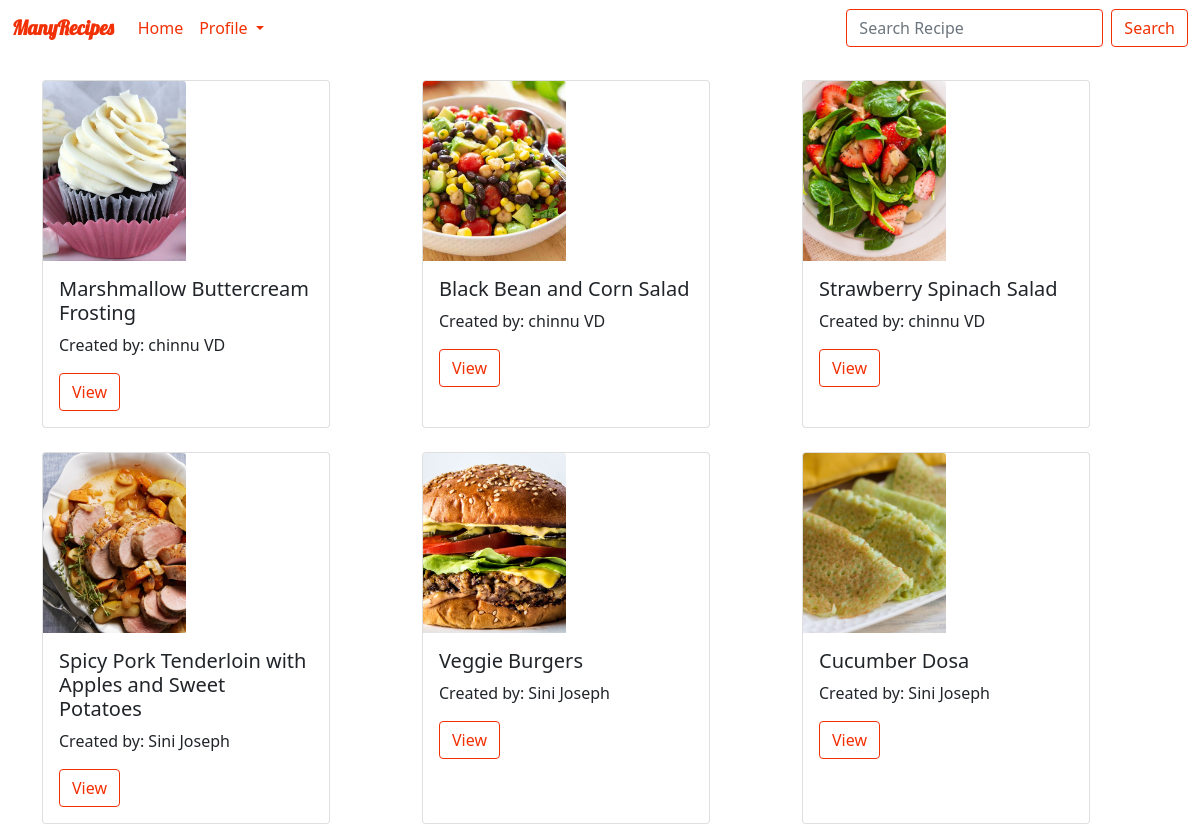
Screenshot of /users/home (signed in) with the database file from the repository.
### recipes/models.py (models this page shows, shortened)
class recipe(models.Model):
    recipe_name = models.CharField(max_length=120)
    ingredient = models.CharField(max_length=600)
    category = models.CharField(max_length=120)
    recipe_pic = models.ImageField(upload_to="images")
    How_to_make = models.CharField(max_length=600)
    created_by = models.ForeignKey(to=User,on_delete=models.CASCADE)

### users/views.py (the view)
# urls.py: path('home',views.UserHome.as_view(),name="userhome"),
class UserHome(TemplateView):
    model = Profile
    template_name = 'home/home.html'
    context = {}
    def get_object(self,user):
        return Profile.objects.get(user=user)
    def get(self,request,*args,**kwargs):
        user = request.user.id
        if user:
            data = recipe.objects.filter(~Q(created_by=user))
            self.context['data'] = data
            try:
                profile = self.get_object(user)
                self.context['profile'] = 'pro_exist'
                return render(request,self.template_name,self.context)
            except Exception:
                return render(request,self.template_name, self.context)
        return redirect('home')

### home/templates/home/home.html (shortened to what this page needs)
<!DOCTYPE html>
<html lang="en">
<head>
    <link href="https://cdn.jsdelivr.net/npm/bootstrap@5.0.0-beta3/dist/css/bootstrap.min.css" rel="stylesheet">
    {% load static %}
    <link rel="stylesheet" href="{% static 'home/css/home.css' %}">
</head>
<body>
{% include 'home/nav.html' %}
{% include 'home/card.html' %}
</body>
</html>

### home/templates/home/card.html
<div class="container">
  <div class="row row-cols-1 row-cols-md-3 g-4">
  {% for obj in data %}
    {% if obj.created_by == request.user %}
      <div class="col-3">
        <div class="card h-100" style="width: 18rem;">
          <img src="/{{obj.recipe_pic}}" class="card-img-top" alt="...">
          <div class="card-body">
            <h5 class="card-title">{{obj.recipe_name}}</h5>
            <p class="card-text">Created by: {{obj.created_by.first_name}} {{obj.created_by.last_name}}</p>
            <a href="{% url 'viewrecipe' obj.pk %}" class="btn btn-outline-success" id="bt1">View</a>
            <a href="{% url 'editrecipe' obj.pk %}" class="btn btn-outline-success" id="bt2">Edit</a>
            <a href="{% url 'deleterecipe' obj.pk %}" class="btn btn-outline-success" id="bt3">Delete</a>
          </div>
        </div>
      </div>
    {% else %}
      <div class="col-3">
        <div class="card h-100" style="width: 18rem;">
          <img src="/{{obj.recipe_pic}}" class="card-img-top" alt="...">
          <div class="card-body">
            <h5 class="card-title">{{obj.recipe_name}}</h5>
            <p class="card-text">Created by: {{obj.created_by.first_name}} {{obj.created_by.last_name}}</p>
            <a href="{% url 'viewrecipe' obj.id %}" class="btn btn-outline-success" id="bt">View</a>
          </div>
        </div>
      </div>
    {% endif %}
  {% endfor %}
  </div>
</div>

### home/static/home/css/home.css (style rules this page uses)
.container { position: relative; padding-top:2% }
.btn-outline-success, .btn-outline-success:focus, .btn-outline-success:active, .btn-outline-success:hover { color: #F23005!important ; border-color: #F23005 !important; }
.card-img-top { width: 50%; height: 15vw; object-fit: cover; }

### rows the page displays
recipe: recipe_pic (picture), recipe_name "Marshmallow Buttercream Frosting", created_by.first_name "chinnu", created_by.last_name "VD"
recipe: recipe_pic (picture), recipe_name "Black Bean and Corn Salad", created_by.first_name "chinnu", created_by.last_name "VD"
recipe: recipe_pic (picture), recipe_name "Strawberry Spinach Salad", created_by.first_name "chinnu", created_by.last_name "VD"
recipe: recipe_pic (picture), recipe_name "Spicy Pork Tenderloin with Apples and Sweet Potatoes", created_by.first_name "Sini", created_by.last_name "Joseph"
recipe: recipe_pic (picture), recipe_name "Veggie Burgers", created_by.first_name "Sini", created_by.last_name "Joseph"
recipe: recipe_pic (picture), recipe_name "Cucumber Dosa", created_by.first_name "Sini", created_by.last_name "Joseph"
